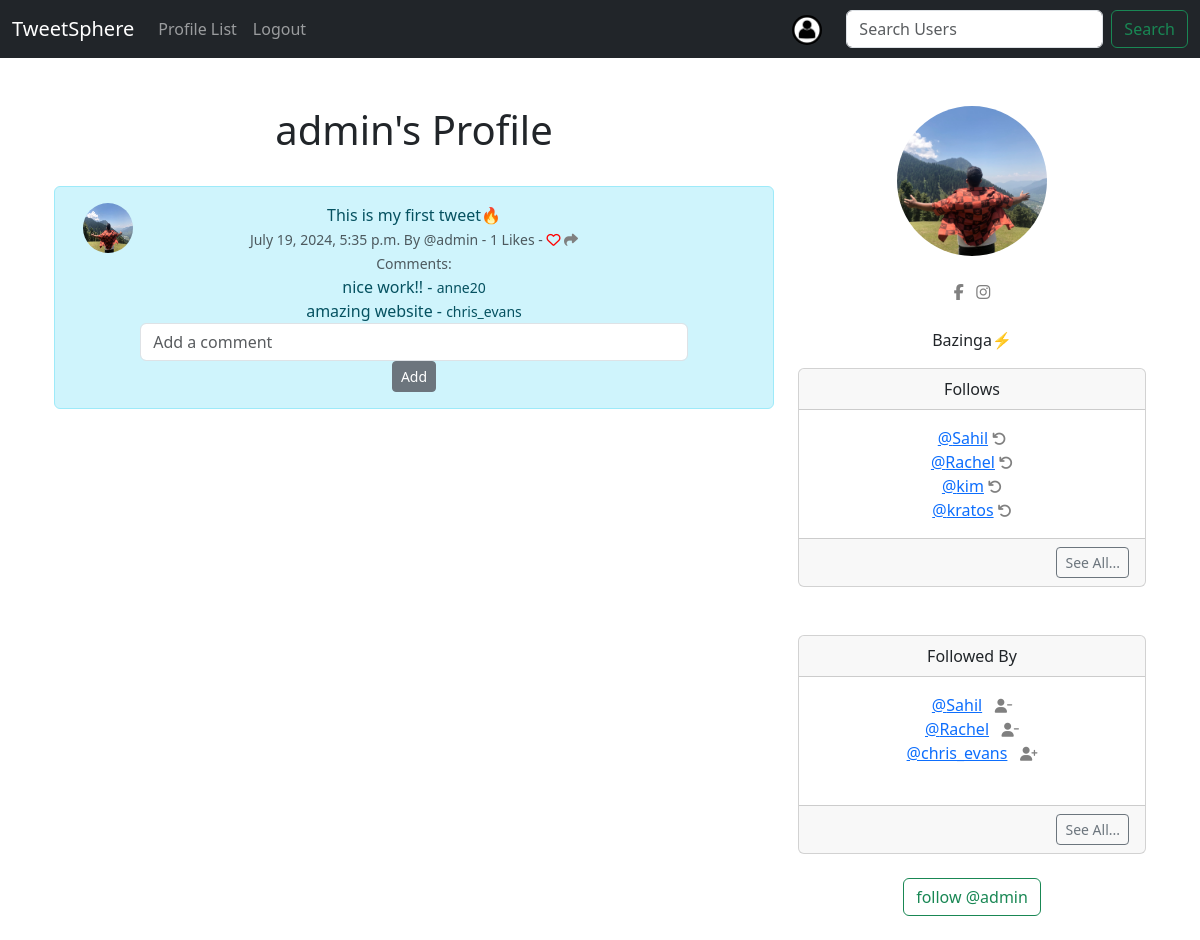
Page /profile/3 (signed in) on the committed database.
### TweetSphere/models.py (models this page shows, shortened)
class Profile(models.Model):
    user = models.OneToOneField(User, on_delete=models.CASCADE)  # One-to-one relationship with User
    follows = models.ManyToManyField(
        "self",
        related_name="followed_by",
        symmetrical=False,  # Relationship is not symmetrical (user A can follow user B without B following A)
        blank=True
    )
    date_modified = models.DateTimeField(auto_now=True)  # Automatically set to the current time when modified
    profile_image = models.ImageField(null=True, blank=True, upload_to="images/")  # Profile picture
    profile_bio = models.CharField(null=True, blank=True, max_length=500)  # User biography
    facebook_link = models.CharField(null=True, blank=True, max_length=100)  # Facebook profile link
    instagram_link = models.CharField(null=True, blank=True, max_length=100)  # Instagram profile link
    def __str__(self):
        return self.user.username

class Tweet(models.Model):
    user = models.ForeignKey(
        User,
        on_delete=models.DO_NOTHING,
        related_name='tweets'
    )  # related_name allows us to access user's tweets with user.tweets
    body = models.CharField(max_length=200)  # Maximum length for a tweet
    created_at = models.DateTimeField(auto_now_add=True)  # Automatically set creation time
    likes = models.ManyToManyField(User, related_name="tweet_like", blank=True)  # Users who liked the tweet
    def number_of_likes(self):
        return self.likes.count()

class Comment(models.Model):
    tweet = models.ForeignKey(
        Tweet,
        related_name='comments',
        on_delete=models.CASCADE
    )  # Reference to the Tweet the comment is associated with
    user = models.ForeignKey(
        User,
        on_delete=models.CASCADE
    )  # User who made the comment
    body = models.TextField()  # Content of the comment
    created_at = models.DateTimeField(auto_now_add=True)  # Automatically set creation time

### TweetSphere/views.py (the view, shortened to what this page needs)
# urls.py: path('profile/<int:pk>', views.profile, name='profile'),
def profile(request, pk):
    if request.user.is_authenticated:
        profile = Profile.objects.get(user_id=pk)
        tweets = Tweet.objects.filter(user_id=pk).order_by("-created_at")
        comment_form = CommentForm(request.POST or None)
        context = {
            'profile': profile,
            'tweets': tweets,
            'comment_form': comment_form,
        }
        return render(request, 'profile.html', context)
    else:
        messages.success(request, "You must be logged in to view this page")
        return redirect('home')

### TweetSphere/forms.py
class CommentForm(forms.ModelForm):
    class Meta:
        model = Comment
        fields = ['body']

### TweetSphere/templates/profile.html (shortened to what this page needs)
{% extends 'base.html' %}
{% block content %}
{% load static %}
{% if profile %}
    <div class="container text-center">
        <div class="row">
            <div class="col-8">
                <h1>{{profile.user.username}}'s Profile</h1><br/>
                {% if tweets %}
                    {% for tweet in tweets %}
                    <div class="alert alert-info" role="alert">
                        <div class="container">
                            <div class="row">
                                <div class="col-1">
                                    {% if profile.profile_image %}
                                        <img src="{{ profile.profile_image.url }}" class="rounded-circle" width="50" height="50" alt={{profile.user.username}}>
                                    {% else %}
                                        <img src="{% static 'images/default_profile_pic.jpg' %}" class="rounded-circle" width="50" height="50" alt={{profile.user.username}}>
                                    {% endif %}
                                </div>
                                <div class="col-10">
                                    {{ tweet.body}}<br/>
                                    <small class="text-muted">
                                        {{ tweet.created_at }} By @{{ tweet.user.username}}
                                        - {{ tweet.number_of_likes}} Likes -
                                        {% if user in tweet.likes.all %}
                                            <a href="{% url 'tweet_like' tweet.id %}"><i class="fa-solid fa-heart" style="color:red"></i></a>
                                        {% else %}
                                            <a href="{% url 'tweet_like' tweet.id %}"><i class="fa fa-heart-o" style="color:red"></i></a>
                                        {% endif %}
                                        <a href="{% url 'tweet_show' tweet.id %}">
                                            <i class="fa-solid fa-share" style="color:gray"></i>
                                        </a>
                                    </small>
                                    <div class="comments-section">
                                        <small class="text-muted">Comments:</small>
                                        {% for comment in tweet.comments.all %}
                                            <div class="comment">{{ comment.body }} - <small>{{ comment.user.username }}</small></div>
                                        {% endfor %}
                                        <form method="POST" class="comment-form">
                                            <input type="text" name="body" placeholder="Add a comment" class="form-control">
                                            <button type="submit" class="btn btn-sm btn-secondary">Add</button>
                                        </form>
                                    </div>
                                </div>
                            </div>
                        </div>
                    </div>
                    {% endfor %}
                {% else %}
                    <p>No tweets available.</p>
                {% endif %}
            </div>
            <div class="col-4">
                {% if profile.profile_image %}
                <img src="{{ profile.profile_image.url }}" class="profile-image">
                <br/><br/>
                {% endif %}
                {% if profile.facebook_link %}
                <a href="{{ profile.facebook_link }}"target="new"><i class="fa-brands fa-facebook-f" style="color:gray"></i></a>
                {% endif %}
                {% if profile.instagram_link %}
                <a href="{{ profile.instagram_link }}"target="new"><i class="fa-brands fa-instagram" style="color:gray"></i></a>
                {% endif %}
                <br/><br/>
                {% if profile.profile_bio %}
                <p>{{ profile.profile_bio }}</p>
                {% endif %}
                <div class="card">
                    <div class="card-header">
                        Follows
                    </div>
                    <div class="card-body">
                        <p class="card-text">
                            {% for following in profile.follows.all %}
                            <a href="{% url 'profile' following.user.id %}">@{{ following }}</a>
                            <a href="{% url 'unfollow' following.user.id%}">
                                <i class="fa fa-undo small" aria-hidden="true" style="color:gray"></i>
                            </a><br/>
                            {% endfor %}
                        </p>
                    </div>
                    <div class="card-footer text-end">
                        <a href="{% url 'follows' profile.user.id %}" class="btn btn-sm btn-outline-secondary">See All...</a>
                    </div>
                </div>
                <br/><br/>
                <div class="card">
                    <div class="card-header">
                        Followed By
                    </div>
                    <div class="card-body">
                        <p class="card-text">
                            {% for following in profile.followed_by.all|slice:3 %}
                                <a href="{% url 'profile' following.user.id %}">@{{ following }}</a>&nbsp;&nbsp;
                                {% if following in profile.follows.all %}
                                <a href="{% url 'unfollow' following.user.id %}">
                                    <i class="fa fa-user-minus small" style="color:gray"></i>
                                </a>
                                {% else %}
                                <a href="{% url 'follow' following.user.id %}">
                                    <i class="fa fa-user-plus small" style="color:gray"></i>
                                </a>
                                {% endif %}
                                <br/>
                            {% endfor %}
                            <br/>
                        </p>
                    </div>
                    <div class="card-footer text-end">
                        <a href="{% url 'followers' profile.user.id %}" class="btn btn-sm btn-outline-secondary">See All...</a>
                    </div>
                </div>
                <br/>
                <form method="POST">
                    {% if profile in user.profile.follows.all %}
                    <button class="btn btn-outline-danger" name="follow" value="unfollow" type="submit">
                        Unfollow @{{profile.user.username|lower}}
                    </button>
                    {% else %}
                    <button class="btn btn-outline-success" name="follow" value="follow" type="submit">
                        follow @{{profile.user.username|lower}}
                    </button>
                    {% endif %}
                </form>
                <br/>
            </div>
        </div>
    </div>
{% endif %}
{% endblock %}

### TweetSphere/templates/profile.html (style rules this page uses)
.col-4 .profile-image { width: 150px; height: 150px; object-fit: cover; border-radius: 50%; }

### rows in the picture
Profile: user.username "admin", profile_image (picture), profile_bio "Bazinga⚡"
Tweet: profile_image (picture), body "This is my first tweet🔥", created_at "July 19, 2024, 5:35 p.m.", user.username "admin", number_of_likes "1"
Comment: body "nice work!!", user.username "anne20"
Comment: body "amazing website", user.username "chris_evans"
Profile: user.username "Sahil"
Profile: user.username "Rachel"
Profile: user.username "kim"
Profile: user.username "kratos"
Profile: user.username "chris_evans"
